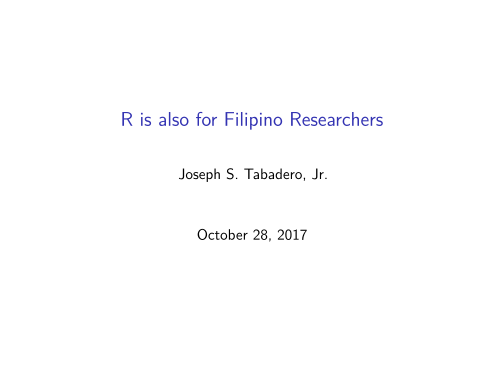

Write R code to recreate this figure.
#' ---
#' title: "R is also for Filipino Researchers"
#' author: "Joseph S. Tabadero, Jr."
#' date: "October 28, 2017"
#' output:
#'   ioslides_presentation:
#'     smaller: yes
#'     widescreen: yes
#'     fig_width: 6
#'     fig_height: 6
#'   beamer_presentation: 
#'     latex_engine: xelatex
#' bibliography: bibliography.bib
#' ---
#' 
## ----setup, include=FALSE------------------------------------------------
knitr::opts_chunk$set(echo = TRUE, cache = TRUE, comment = "", fig.align = 'center', out.width = 350)

#' 
#' ## [What is R?][2] [@rfoundation]
#' 
#' "R is a language and environment for statistical computing and graphics. It is a GNU project which is similar to the S language and environment which was developed at Bell Laboratories (formerly AT&T, now Lucent Technologies) by John Chambers and colleagues. R can be considered as a different implementation of S. There are some important differences, but much code written for S runs unaltered under R.
#' 
#' R provides a wide variety of statistical (linear and nonlinear modelling, classical statistical tests, time-series analysis, classification, clustering, …) and graphical techniques, and is highly extensible. The S language is often the vehicle of choice for research in statistical methodology, and R provides an Open Source route to participation in that activity."
#' 
#' ## (Some) Advantages of using R (from an R fanboy)
#' 
#' * R is the most comprehensive statistical analysis software available.
#' * R is a programming language developed by research and practicing statisticians for statisticians.
#' * The graphical capabilities and options in R far surpasses the available graphical capabilities in other statistical packages.
#' * R is free and open source licensed to The R Foundation for Statistical Computing under the GNU General Public License
#' * R has a large community of users, developers, and bug-fixers. You can contribute to the development of R, too, by becoming an active member of the community.
#' * R has over 10,000 packages available in CRAN and more available in bioconductor and Github repositories.
#' * There are a lot of free books, websites, and coursewares available for learning R.
#' 
#' ## (Some) Disadvantages of Using R
#' 
#' * R has a steep learning curve (?)
#' * Documentation is sometimes lacking
#' * The quality of some packages is sometimes questionable
#' * There is in general no one to complain to when something goes wrong
#' * R's memory management sucks (?)
#' 
#' ## [Who Uses R?][1] [@bhalla]
#' 
#' * Facebook - For behavior analysis related to status updates and profile pictures.
#' *    Google - For advertising effectiveness and economic forecasting.
#' *    Twitter - For data visualization and semantic clustering
#' *    Microsoft - Acquired Revolution R company and use it for a variety of purposes.
#' *    Uber - For statistical analysis
#' *    Airbnb - Scale data science.
#' *    IBM - Joined R Consortium Group
#' *    ANZ - For credit risk modeling
#' 
#' ## Why use R?
#' 
#' * It is free (and open source)!
#' * R is the most popular tool for analytics/data science [@kdnuggets1].
#' * Ranked 5th in most popular software based on number of job offerings: SQL, Python, Java, Hadoop, R, C/C++/C#, SAS, Apache Spark, Tableau, Apache Hive [@muenchen]
#' * R has surpassed SAS in scholarly use--but still way behind SPSS [@muenchen2]
#' 
#' 
#' ## Is "R also for Filipino Researchers"?
#' 
#' Yes.
#' 
#' ## I have no experience with coding so R frightens me.
#' 
#' * You use Microsoft Excel, right?
#' 
#' ## Why use Rstudio with R?
#' 
## ---- out.width=900, fig.width=5, fig.height=3, echo=FALSE, eval=TRUE----
knitr::include_graphics("Rmarkdown.png")

#' 
#' 
#' ## Importing Data into R is easy and can be done in many ways
#' 
## ------------------------------------------------------------------------
library(tidyverse)

#' 
#' ## Introducing the `mtcars data set`
#' 
## ------------------------------------------------------------------------
?mtcars
write.csv(mtcars, "mtcars.csv")
mtcars2 <- read.csv("mtcars.csv")

#' 
#' ## Linear Model for comparing the means of two groups
#' 
#' ### Means Model
#' 
#' \[y_{ij} = \mu_i + \varepsilon_{ij},\, i = 1,2\]
#' 
#' * $H_0: \mu_1 = \mu_2$
#' * $H_a: \mu_1\neq\mu_2$
#' 
#' ## Linear Model for comparing the means of two groups
#' 
#' ### Effects Model
#' 
#' \[y_{ij} = \mu + \alpha_i + \varepsilon_{ij},\, i = 1,2\]
#' 
#' where:
#' 
#' * $y_{ij}=$ is the $j$th value of `mpg` in the $i$th group of `am`
#' * $\mu=$ mean of $Y$
#' * \(\alpha_i = \) effect of the $i$th group of `am` on `mpg`
#' * $\varepsilon=$ the random error due to the $j$th value of `mpg` in the $i$th value of `am`
#' 
#' ### Hypotheses
#' 
#' 
#' * $H_0: \alpha_1 = \alpha_2$
#' * $H_a: \alpha_1\neq\alpha_2$
#' 
#' 
#' ## A research question: Is there a difference in milleage for automatic and manual cars?
#' 
#' * $H_a: \alpha_1=\alpha_2=0$ (or $\mu_1=\mu_2$) The milleage per gallon differ based on transmission type of the car.
#' 
#' * $H_0: \alpha_1\neq\alpha_2$ (or $\mu_1\neq\mu_2$) The milleage per gallon do not differ based on transmission type of the car.
#' 
#' ## A research question: Is there a difference in milleage for automatic and manual cars?
#' 
## ------------------------------------------------------------------------
table(mtcars$am)

#' 
## ------------------------------------------------------------------------
aggregate(mtcars$mpg, by = list(mtcars$am), FUN="mean")

#' 
## ------------------------------------------------------------------------
aggregate(mtcars$mpg, by = list(mtcars$am), FUN="var")

#' 
#' 
#' ## A research question: Is there a difference in milleage for automatic and manual cars?
#' 
## ------------------------------------------------------------------------
mtcars_mpg <- mtcars %>%
  group_by(am) %>%
  summarise(
    mean_mpg = mean(mpg),
    var_mpg = var(mpg), 
    n = n()
  )
mtcars_mpg

#' 
#' 
#' 
#' ## Continuation of Eploratory Data Analysis
#' 
## ------------------------------------------------------------------------
boxplot(mpg~am, data = mtcars)

#' 
#' ## Changing the labels of a plot; creating a new variable in a data set (`data.frame`)
#' 
#' Let us put some labels for the levels of `am`.
#' 
## ------------------------------------------------------------------------
mtcars2$amf <- factor(mtcars2$am, levels = c(0,1), labels = c("auto", "manual"))
boxplot(mpg~amf, data=mtcars2)

#' 
#' ## Changing the x and y labels and putting a title
#' 
#' Let us put some labels for the levels of `am`.
#' 
## ------------------------------------------------------------------------
boxplot(mpg~amf, data=mtcars2, 
        main = "Boxplots of miles per gallon according to transmission type",
        xlab = "Transmission type",
        ylab = "Miles per gallon")

#' 
#' ## Changing the range of values in the $y$-axis
#' 
#' Let us put some labels for the levels of `am`.
#' 
## ------------------------------------------------------------------------
boxplot(mpg~amf, data=mtcars2, 
        main = "Boxplots of miles per gallon according to transmission type",
        xlab = "Transmission type",
        ylab = "Miles per gallon",
        ylim = c(0,35))

#' 
#' ## Plotting with `ggplot2`
#' 
## ------------------------------------------------------------------------
ggplot(mtcars2, aes(x = amf, y = mpg)) + geom_boxplot()

#' 
#' ## ggplot2 uses the language of graphics 
#' 
## ------------------------------------------------------------------------
p <- ggplot(mtcars2, aes(x = amf, y = mpg)) + 
  geom_boxplot() + 
  xlab("Transmission type") + 
  ylab("Miles per gallon") 
p

#' 
#' ## A review of t test
#' 
#' What are the assumptions of the independent samples t test?
#' 
#' 1. Dependent variable should be measured on a continuous scale (interval or ratio level)
#' 1. Independent variable consist of two categorical, independet groups
#' 1. Observations are independent of each other
#' 1. No significant outliers
#' 1. Dependent variable should be (approximately) normally distributed for each group of the independent variable
#' 1. Variances should be homogenous
#' 
#' ## Applying the assumptions
#' 
#' 1. What is the independent variable? What is the independent variable?
#' 1. Is the dependent variable measured on a continuous scale?
#' 1. Does the independent variable consist of two categorical, independent groups?
#' 1. Are observations independent of each other?
#' 1. Are there no significant outliers?
#' 1. Is the dependent variable normally distributed for each group of the independent variable?
#' 1. Are the variances homogenous?
#' 
#' ## Normality for each group of the independent variable
#' 
## ---- out.width=500, fig.height=4, fig.width=6---------------------------
ggplot(mtcars2, aes(x = mpg, fill = amf)) + geom_histogram(bins = 5) + facet_wrap(~amf, scales = "free_x")

#' 
#' ## Homogeneity of variance
#' 
## ------------------------------------------------------------------------
p

#' 
#' ## Homogeneity of variance (cont...)
#' 
## ------------------------------------------------------------------------
var.test(mpg~amf, data=mtcars2)

#' 
#' 
#' ## t test results
#' 
## ------------------------------------------------------------------------
(t1 <- t.test(mpg ~ amf, data = mtcars2))

#' 
#' ## How to use `t.test`?
#' 
## ---- echo=TRUE, eval=FALSE----------------------------------------------
## ?t.test

#' 
#' ## How about independent samples t test?
#' 
## ------------------------------------------------------------------------
(t2 <- t.test(mpg~amf, data=mtcars2, var.equal=TRUE))

#' 
#' 
#' 
#' ## Non-parametric alternative
#' 
## ------------------------------------------------------------------------
(w <- wilcox.test(mpg ~ amf, data = mtcars2, conf.int = TRUE))

#' 
#' ## Confidence intervals
#' 
## ------------------------------------------------------------------------
t1$conf.int

#' 
## ------------------------------------------------------------------------
t2$conf.int

#' 
## ------------------------------------------------------------------------
w$conf.int

#' 
#' ## Determining other values from the tests
#' 
## ------------------------------------------------------------------------
names(t1)

#' 
#' 
#' ## Conclusion of comparison of milleage according to transmission type
#' 
#' The milleage per gallon differ between manual and automatic tramission-type vehicles by about `r round(diff(t1$estimate),2)` miles per gallon at $0.05$ significance level (or 95% confidence level).
#' 
#' 
#' ## When to use one-tailed t test
#' 
## ------------------------------------------------------------------------
?t.test

#' 
#' 
## ------------------------------------------------------------------------
(t3 <- t.test(mpg ~ amf, data = mtcars2, alternative = "less"))

#' 
## ------------------------------------------------------------------------
t3 %>% broom::tidy()

#' 
#' ## Comparison of the means of three groups
#' 
#' 
## ------------------------------------------------------------------------
table(mtcars2$cyl)

#' 
## ------------------------------------------------------------------------
mtcars3 <- mtcars2 %>% select(mpg, cyl)
head(mtcars3)

#' 
#' ## Linear Model for the problem of comparing three means
#' 
#' \[ y_{ij} = \mu + \alpha_i + \varepsilon_{ij},\, i = 1, 2, 3\]
#' where:
#' 
#' * $y_{ij}=$ is the $j$th value of `mpg` in the $i$th group of `cyl`
#' * $\mu=$ mean of $Y$
#' * $\alpha_i = $ effect of the $i$th group of `cyl` on `mpg`
#' * $\varepsilon=$ the random error due to the $j$th value of `mpg` in the $i$th value of `cyl`
#' 
#' ### Hypotheses
#' 
#' * $H_0:\alpha_1=\alpha_2=\alpha_3=0$ (equivalently: $\mu_1=\mu_2=\mu_3$)
#' * $H_a:\alpha_i\neq 0$ for at least 1 $i$ (equivalently: $\mu_a\neq \mu_b$ for at least one pair $a$ and $b$)
#' 
#' ## Exploratory data analysis of mpg in terms of cyl
#' 
## ------------------------------------------------------------------------
mtcars3 %>% group_by(cyl) %>% summarise(mean = mean(mpg), var = var(mpg), sd = sd(mpg), n = n())

#' 
#' ## Hypotheses
#' 
#' * $H_a:$ There are differences in mean milleage per gallon depending on number of the car's cylinders.
#' 
#' * $H_o:$ There are no differences in mean milleage per gallong according to the number of the car's cylinders.
#' 
#' ## Investigation of Normality and equality of variances
#' 
## ------------------------------------------------------------------------
boxplot(mpg ~ cyl, data = mtcars3)

#' 
#' ## Investigation of Normality and equality of variances
#' 
## ------------------------------------------------------------------------
ggplot(mtcars3, aes(x=cyl, y=mpg, group=cyl)) + geom_boxplot()

#' 
#' ## Analysis of variance
#' 
## ------------------------------------------------------------------------
mtcars3$cylf <- as.factor(mtcars3$cyl)
mod <- aov(mpg~cylf, data=mtcars3)
summary(mod)

#' 
## ------------------------------------------------------------------------
TukeyHSD(mod, "cylf")

#' 
#' ## More on post-hoc analysis
#' 
## ------------------------------------------------------------------------
with(mtcars3, 
pairwise.t.test(mpg, cylf, p.adjust.method = "bonferroni")
)

#' 
#' ## Randomized Complete Block Design
#' 
#' Suppose we want to know the effect of the number of cylinders to mpg when we group the observations by type of transmission, which we know has an effect on mpg. That is, we want to isolate the effect of cyl on mpg when we group the observations by am.
#' 
#' The linear model is
#' 
#' \[
#' y_{ij} = \mu + \alpha_i + \rho_j + \varepsilon_{ij}
#' \]
#' where
#' 
#' * $\mu=$ hypothesized mean
#' * $\rho_j=$ the effect of the $j$th blocking factor (`am`) to `mpg`
#' * $\alpha_i=$ effect of the the $i$th `cyl` to `mpg`
#' * $\varepsilon_{ij}=$ the random effect on the $ij$-th observation
#' 
#' Then the hypotheses are
#' 
#' * $H_0:\alpha_i = 0$. The number of cylinders has no effect on milleage per gallon.
#' * $H_a:\alpha_i \neq 0$. The number of cylinders affect milleage per gallon.
#' 
#' ## Exploratory Data Analysis for RCBD
#' 
## ---- out.width=500, fig.width=6, fig.height=4---------------------------
mtcars4 <- mtcars2 %>% select(mpg, am, cyl)
mtcars4$cylf <- as.factor(mtcars$cyl)
mtcars4$amf <- as.factor(mtcars$am)
ggplot(mtcars4, aes(x = cylf, y = mpg)) + 
  geom_boxplot() + 
  facet_wrap(~amf)

#' 
#' ## RCBD 
#' 
## ------------------------------------------------------------------------
mod2 <- aov(mpg ~ amf + cylf, data = mtcars4)
summary(mod2)

#' 
#' 
#' 
## ------------------------------------------------------------------------
TukeyHSD(mod2, "cylf")

#' 
#' ## Two-way ANOVA (Two-factor CBD)
#' 
#' What if prior to the experiment, we don't know the effect of any of `am` and `cyl` on `mpg`? We want to see how these factors affect `mpg` and whether they affect `mpg` independently or not.
#' 
#' * Model: $y_{ij}=\mu + \alpha_i + \beta_j + \gamma_{ij} +\varepsilon_{ij}$
#' 
#' where
#' 
#' * $\mu=$ hypothesized mean
#' * $\alpha_i=$ the effect of the $i$th type of transmission (`am`) to `mpg`
#' * $\beta_j=$ effect of the the $j$th number of cylinders (`cyl`) to `mpg`
#' * $\gamma_{ij}=$ the interaction effect of the $ij$-th type of transmission and number of cylinders
#' * $\varepsilon_{ij}=$ the random effect on the $ij$-th observation
#' 
#' ## Three pairs of hypotheses for Two-way ANOVA
#' 
#' There are three pairs of hypotheses to be tested:
#' 
#' 1. Interaction effects
#'   * $H_0:\gamma_{ij} = 0$. There is no interaction between `am` and `cyl`.
#'   * $H_a:\gamma_{ij} \neq 0$. There is an interaction between `am` and `cyl`.
#' 2. Effect of `am`
#'   * $H_0:\alpha_{i} = 0$. Controlling for other variables, `am` has no effect on `mpg`.
#'   * $H_a:\alpha_{i} \neq 0$. Controlling for other variables, `am` has an effect on `mpg`.
#' 3. Effect of `cyl`
#'   * $H_0:\beta_{j} = 0$. Controlling for other variables, `cyl` has no effect on `mpg`.
#'   * $H_a:\beta_{j} \neq 0$. Controlling for other variables, `cyl` has an effect on `mpg`.
#' 
#' 
#' ## Interaction plot
#' 
## ------------------------------------------------------------------------
with(mtcars4, interaction.plot(cylf, amf, mpg, fun = mean))

#' 
#' ## Interaction plot with `ggplot2`
#' 
#' Challenge: Create an interaction plot using `ggplot2`.
#' 
## ---- echo=FALSE, eval=TRUE, out.width=500, fig.height=5-----------------
mtcars4 %>% group_by(am, cyl) %>%
  summarise(mean = mean(mpg)) %>%
  ggplot(aes(cyl, mean, group = am, color = as.factor(am))) + geom_line() +
  theme(legend.text = element_text("Transmission\ntype")) + theme_bw()

#' 
#' 
#'   
#' ## How to do two-way ANOVA in R
#' 
## ------------------------------------------------------------------------
mod4 <- aov(mpg ~ amf * cylf, data = mtcars4)
summary(mod4)

#' 
#' ## Conclusions from two-way ANOVA
#' 
#' 1. There is no interaction between `am` and `cyl`.
#' 1. `cyl` affects `mpg`.
#' 1. `am` affects `mpg`.
#' 
#' ## Post hoc analyses for two-way ANOVA
#' 
## ------------------------------------------------------------------------
TukeyHSD(mod4, "cylf")

#' 
## ------------------------------------------------------------------------
TukeyHSD(mod4, "amf")

#' 
#' ## Finding relationships
#' 
#' Try any of the following codes to plot `mpg` against `disp` in the `mtcars` package.
#' 
## ---- eval=FALSE---------------------------------------------------------
## plot(mpg~disp, data = mtcars)

#' 
## ---- eval = FALSE-------------------------------------------------------
## plot(mtcars$disp, mtcars$mpg)

#' 
## ------------------------------------------------------------------------
with(mtcars, plot(disp, mpg))

#' 
#' ## Scatterplot with `ggplot2`
#' 
## ------------------------------------------------------------------------
ggplot(mtcars, aes(x = disp, y = mpg)) + geom_point()

#' 
#' ## Correlation between `disp` and `mpg`
#' 
#' * Research problem: What is the relationship between `disp` and `mpg`?
#' * More specific research problem: Is there a linear relationship between `disp` and `mpg`?
#' * How does a scatterplot of no relationship between two variables look like?
#' 
## ------------------------------------------------------------------------
set.seed(1); x = runif(100)
set.seed(2); y = runif(100)
plot(x,y)

#' 
#' 
## ------------------------------------------------------------------------
with(mtcars, cor(disp, mpg))

#' 
## ------------------------------------------------------------------------
with(mtcars, cor.test(disp, mpg))

#' 
#' ## Remember, correlation does not imply causation
#' 
#' But in controlled experiments where you test the variation in the dependent variable by manipulating the values of the independent variable, you can investigate causation.
#' 
#' Suppose we want to investigate whether `disp` has an effect on `mpg`.
#' 
#' The model is a linear regression of `mpg` on `disp`: 
#' \[y = \beta_0 + \beta x + \varepsilon\]
#' where
#' 
#' * $y=$ `mpg`
#' * $x=$ `disp`
#' * $\beta_0=$ intercept
#' * $\beta=$ the increase in `mpg` for every 1 unit increase in `disp`
#' * $\varepsilon=$ random error
#' 
#' ## Plotting the line of best fit
#' 
## ------------------------------------------------------------------------
mod5 <- lm(mpg~disp, data = mtcars)
with(mtcars, plot(disp, mpg))
abline(mod5)

#' 
#' ## Plotting the line of best fit with ggplot2
#' 
## ------------------------------------------------------------------------
ggplot(mtcars, aes(disp, mpg)) + geom_point() + geom_smooth(method="lm", se=FALSE)

#' 
#' ## Testing the linear fit
#' 
## ------------------------------------------------------------------------
summary(mod5)

#' ## Results 
#' 
#' We have the following results from this output:
#' 
#' * The line of best fit has an equation: $y = 29.60 - 0.0412 x$. 
#' * `disp` has an affect on `mpg` at the .05 significance level ($p=9.38\times 10^{-10}$)
#' * `disp` explains about 72% of the variation in `mpg`
#' 
#' ## Four Principal Assumptions of linear regression
#' 
#' * **Linearity and additivity** of the relationship between dependent and independent variables / **Linearity of residuals**
#' * **Statistical independence** of the errors/residuals
#' * **Homoscedasticity** (equal variance) of the errors/residuals
#' * **Normality** of errors/residuals
#' 
#' ## Testing the linear fit
#' 
## ---- out.width=400------------------------------------------------------
par(mfrow=c(2,2))
plot(mod5)

#' 
#' ## Interpreting the diagnostic plots
#' 
#' * The **residuals vs fitted** plot shows if residuals have non-linear patterns. This plot should show equally spread residuals around a horizontal line without distinct pattern.
#' * The **Normal Q-Q Plot** shows if the residuals are normally distributed. The residuals should follow a straight line well.
#' * The **Scale-Location Plot** shows if residuals are spread equally along the ranges of predictors. This plot can be used to check the assumption of equal variance (homoscedasticity). It should show a horizontal line with equally (randomly) spread points.
#' * The **Residuals vs Leverage Plot** helps us find influential cases (or subjects/observations) if any. There should be no points outside the dashed lines (or Cook's distance)
#' 
#' 
#' 
#' ## Transformations
#' 
## ------------------------------------------------------------------------
ggplot(mtcars, aes(log(disp), mpg)) + geom_point() + geom_smooth(method="lm")

#' 
#' ## Regression with log transformation
#' 
## ------------------------------------------------------------------------
mod6 <- lm(mpg~log(disp), data=mtcars)
summary(mod6)

#' 
#' ## Diagnostic plots of `mod6`
#' 
## ------------------------------------------------------------------------
par(mfrow=c(2,2))
plot(mod6)

#' 
#' ## Interpretation of `mod6`
#' 
#' * The linear fit improved as the log of `disp` now explains about 82% of the variation in `mpg`.
#' * However, how do we now interpret the results?
#' 
#' 
#' 
#' ## Removing the influential observations
#' 
## ------------------------------------------------------------------------
mtcars7 <- mtcars %>% filter(!rownames(.) %in% c("Pontiac Firebird",
"Toyota Corolla",
"Hornet Sportabout"))
mod7 <- lm(mpg~disp, data = mtcars7)
par(mfrow=c(2,2))
plot(mod7)

#' 
#' ## Effect of removing influential observations
#' 
## ------------------------------------------------------------------------
summary(mod7)

#' 
#' ## Plot without influential observations
#' 
## ------------------------------------------------------------------------
ggplot(mtcars7, aes(disp, mpg)) + geom_point()


#' 
#' 
#' 
#' ## Trying transformations
#' 
## ---- out.width=500------------------------------------------------------
mod8 <- lm(mpg~log(disp), data=mtcars7)
plot(mpg~log(disp), data=mtcars7)
abline(mod8)

#' 
#' ## Diagnostic plots of `mod8`
#' 
## ------------------------------------------------------------------------
par(mfrow=c(2,2))
plot(mod8)

#' 
#' 
#' 
#' ## Fit of `mod8`
#' 
## ------------------------------------------------------------------------
summary(mod8)

#' 
#' 
#' [1]: https://www.datasciencecentral.com/profiles/blogs/list-of-companies-using-r
#' [2]: https://www.r-project.org/about.html
#' 
#' 
#' ## References
